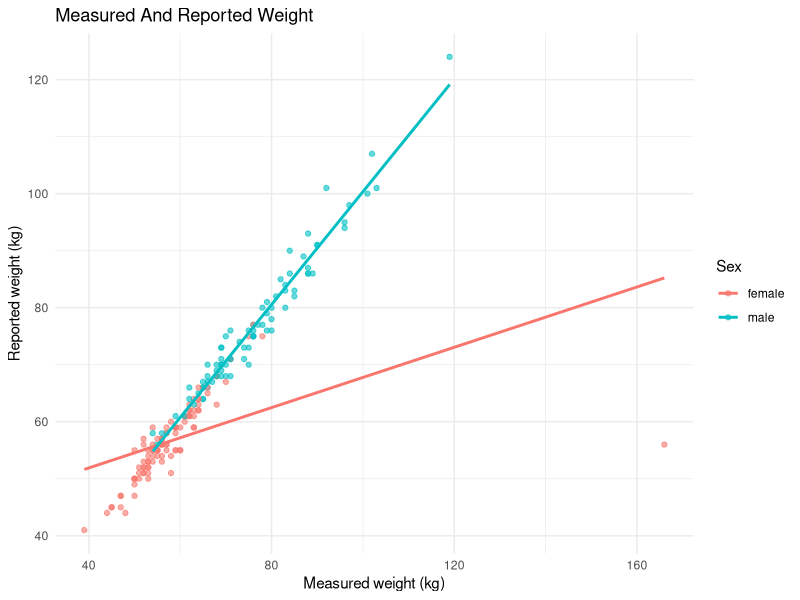

Here is the R script that generated this plot:
## ---- chunk 1
#| include: false
knitr::opts_knit$set(root.dir = normalizePath("../../../.."))
library(dplyr)
library(ggplot2)
library(readr)
## ---- chunk 2
davis <- read_csv("data/real/davis_height_weight.csv", show_col_types = FALSE)

weight_data <- davis |>
  filter(!is.na(weight_kg), !is.na(reported_weight_kg), !is.na(sex))

ggplot(weight_data, aes(x = weight_kg, y = reported_weight_kg, color = sex)) +
  geom_point(alpha = 0.6) +
  geom_smooth(method = "lm", se = FALSE) +
  labs(
    title = "Measured And Reported Weight",
    x = "Measured weight (kg)",
    y = "Reported weight (kg)",
    color = "Sex"
  ) +
  theme_minimal()
